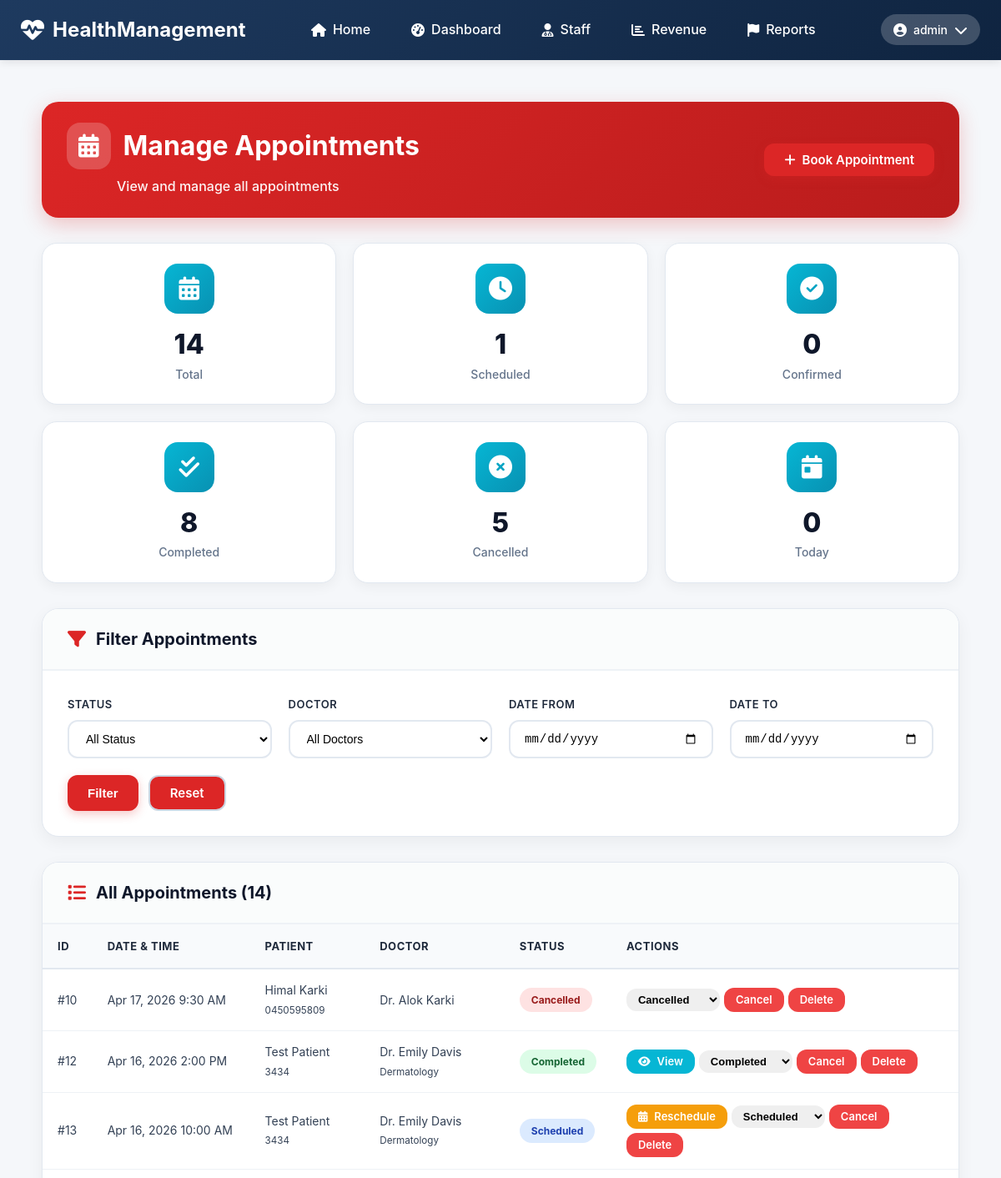
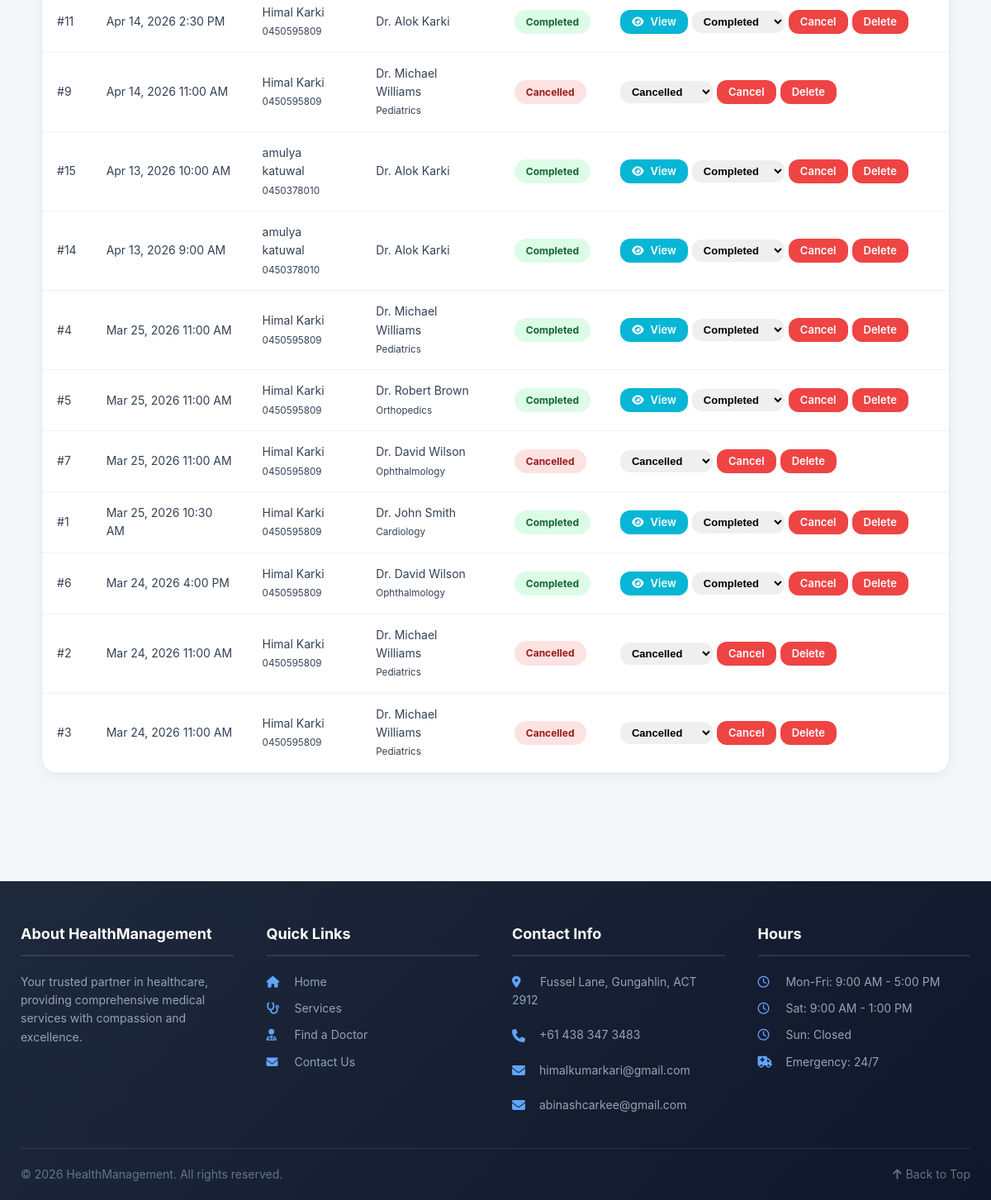
The app's page /admin/appointments.php (signed in) with its own data (2 pictures, top to bottom).
### tables this page shows
CREATE TABLE `appointments` (
  `appointmentId` int(11) NOT NULL,
  `patientId` int(11) NOT NULL,
  `doctorId` int(11) NOT NULL,
  `dateTime` datetime NOT NULL,
  `duration` int(11) DEFAULT 30 COMMENT 'Duration in minutes',
  `status` enum('scheduled','confirmed','in-progress','completed','cancelled','no-show') DEFAULT 'scheduled',
  `reason` text DEFAULT NULL,
  `notes` text DEFAULT NULL,
  `cancellationReason` text DEFAULT NULL,
  `createdAt` datetime DEFAULT current_timestamp(),
  `updatedAt` datetime DEFAULT current_timestamp() ON UPDATE current_timestamp(),
  `appointmentDate` date GENERATED ALWAYS AS (cast(`dateTime` as date)) STORED,
  `appointmentTime` time GENERATED ALWAYS AS (cast(`dateTime` as time)) STORED
);

CREATE TABLE `users` (
  `userId` int(11) NOT NULL,
  `username` varchar(50) NOT NULL,
  `passwordHash` varchar(255) NOT NULL,
  `email` varchar(100) NOT NULL,
  `firstName` varchar(50) NOT NULL,
  `lastName` varchar(50) NOT NULL,
  `phoneNumber` varchar(20) DEFAULT NULL,
  `role` enum('patient','staff','nurse','doctor','admin','accountant') DEFAULT 'patient',
  `isVerified` tinyint(1) DEFAULT 0,
  `verificationCode` varchar(64) DEFAULT NULL,
  `resetToken` varchar(64) DEFAULT NULL,
  `resetExpiry` datetime DEFAULT NULL,
  `dateCreated` datetime DEFAULT current_timestamp(),
  `lastLogin` datetime DEFAULT NULL
);

CREATE TABLE `doctors` (
  `doctorId` int(11) NOT NULL,
  `staffId` int(11) NOT NULL,
  `specialization` varchar(100) DEFAULT NULL,
  `consultationFee` decimal(10,2) DEFAULT NULL,
  `yearsOfExperience` int(11) DEFAULT NULL,
  `education` text DEFAULT NULL,
  `biography` text DEFAULT NULL,
  `isAvailable` tinyint(1) DEFAULT 1
);

### admin/appointments.php (the view, shortened to what this page needs)
<?php
require_once '../includes/config.php';
$extraCSS = '<link rel="stylesheet" href="../css/admin.css">';
include '../includes/header.php';
$dateFrom = $_GET['date_from'] ?? '';
$dateTo = $_GET['date_to'] ?? '';
$query = "
    SELECT a.*,
           CONCAT(pu.firstName, ' ', pu.lastName) as patientName,
           pu.email as patientEmail,
           pu.phoneNumber as patientPhone,
           CONCAT(du.firstName, ' ', du.lastName) as doctorName,
           d.specialization,
           p.patientId
    FROM appointments a
    JOIN patients p ON a.patientId = p.patientId
    JOIN users pu ON p.userId = pu.userId
    JOIN doctors d ON a.doctorId = d.doctorId
    JOIN staff s ON d.staffId = s.staffId
    JOIN users du ON s.userId = du.userId
    WHERE pu.role = 'patient'
";
$params = [];
$query .= " ORDER BY a.dateTime DESC";
$stmt = $pdo->prepare($query);
$stmt->execute($params);
$appointments = $stmt->fetchAll();
$totalAppointments = $pdo->query("
    SELECT COUNT(*) FROM appointments a
    JOIN patients p ON a.patientId = p.patientId
    JOIN users u ON p.userId = u.userId
    WHERE u.role = 'patient'
")->fetchColumn();
$scheduledAppointments = $pdo->query("
    SELECT COUNT(*) FROM appointments a
    JOIN patients p ON a.patientId = p.patientId
    JOIN users u ON p.userId = u.userId
    WHERE u.role = 'patient' AND a.status = 'scheduled'
")->fetchColumn();
$confirmedAppointments = $pdo->query("
    SELECT COUNT(*) FROM appointments a
    JOIN patients p ON a.patientId = p.patientId
    JOIN users u ON p.userId = u.userId
    WHERE u.role = 'patient' AND a.status = 'confirmed'
")->fetchColumn();
$completedAppointments = $pdo->query("
    SELECT COUNT(*) FROM appointments a
    JOIN patients p ON a.patientId = p.patientId
    JOIN users u ON p.userId = u.userId
    WHERE u.role = 'patient' AND a.status = 'completed'
")->fetchColumn();
$cancelledAppointments = $pdo->query("
    SELECT COUNT(*) FROM appointments a
    JOIN patients p ON a.patientId = p.patientId
    JOIN users u ON p.userId = u.userId
    WHERE u.role = 'patient' AND a.status = 'cancelled'
")->fetchColumn();
$todayAppointments = $pdo->query("
    SELECT COUNT(*) FROM appointments a
    JOIN patients p ON a.patientId = p.patientId
    JOIN users u ON p.userId = u.userId
    WHERE u.role = 'patient' AND DATE(a.dateTime) = CURDATE()
")->fetchColumn();
?>
<div class="admin-container">
    <div class="admin-page-header">
        <div class="header-title">
            <h1><i class="fas fa-calendar-alt"></i> Manage Appointments</h1>
            <p>View and manage all appointments</p>
        </div>
        <div class="header-actions">
            <a href="book-appointment.php" class="admin-btn admin-btn-primary">
                <i class="fas fa-plus"></i> Book Appointment
            </a>
        </div>
    </div>
    <div class="admin-stats-grid">
        <div class="admin-stat-card appointments">
            <div class="admin-stat-icon"><i class="fas fa-calendar-alt"></i></div>
            <div class="admin-stat-content">
                <h3><?php echo $totalAppointments; ?></h3>
                <p>Total</p>
            </div>
        </div>
        <div class="admin-stat-card appointments">
            <div class="admin-stat-icon"><i class="fas fa-clock"></i></div>
            <div class="admin-stat-content">
                <h3><?php echo $scheduledAppointments; ?></h3>
                <p>Scheduled</p>
            </div>
        </div>
        <div class="admin-stat-card appointments">
            <div class="admin-stat-icon"><i class="fas fa-check-circle"></i></div>
            <div class="admin-stat-content">
                <h3><?php echo $confirmedAppointments; ?></h3>
                <p>Confirmed</p>
            </div>
        </div>
        <div class="admin-stat-card appointments">
            <div class="admin-stat-icon"><i class="fas fa-check-double"></i></div>
            <div class="admin-stat-content">
                <h3><?php echo $completedAppointments; ?></h3>
                <p>Completed</p>
            </div>
        </div>
        <div class="admin-stat-card appointments">
            <div class="admin-stat-icon"><i class="fas fa-times-circle"></i></div>
            <div class="admin-stat-content">
                <h3><?php echo $cancelledAppointments; ?></h3>
                <p>Cancelled</p>
            </div>
        </div>
        <div class="admin-stat-card appointments">
            <div class="admin-stat-icon"><i class="fas fa-calendar-day"></i></div>
            <div class="admin-stat-content">
                <h3><?php echo $todayAppointments; ?></h3>
                <p>Today</p>
            </div>
        </div>
    </div>
    <div class="admin-card">
        <div class="admin-card-header">
            <h3><i class="fas fa-filter"></i> Filter Appointments</h3>
        </div>
        <div class="admin-card-body">
            <form method="GET" class="admin-filter-form">
                <div class="admin-filter-row">
                    <div class="admin-filter-group">
                        <label>Status</label>
                        <select name="status" class="admin-form-control">
                            <option value="">All Status</option>
                        </select>
                    </div>
                    <div class="admin-filter-group">
                        <label>Doctor</label>
                        <select name="doctor" class="admin-form-control">
                            <option value="">All Doctors</option>
                        </select>
                    </div>
                    <div class="admin-filter-group">
                        <label>Date From</label>
                        <input type="date" name="date_from" value="<?php echo $dateFrom; ?>" class="admin-form-control">
                    </div>
                    <div class="admin-filter-group">
                        <label>Date To</label>
                        <input type="date" name="date_to" value="<?php echo $dateTo; ?>" class="admin-form-control">
                    </div>
                    <div class="admin-filter-actions">
                        <button type="submit" class="admin-btn admin-btn-primary">Filter</button>
                        <a href="appointments.php" class="admin-btn admin-btn-outline">Reset</a>
                    </div>
                </div>
            </form>
        </div>
    </div>
    <div class="admin-card">
        <div class="admin-card-header">
            <h3><i class="fas fa-list"></i> All Appointments (<?php echo count($appointments); ?>)</h3>
        </div>
        <div class="admin-table-responsive">
            <?php if (empty($appointments)): ?>
                <div class="admin-empty-message">No appointments found.</div>
            <?php else: ?>
                <table class="admin-data-table">
                    <thead>
                        <tr>
                            <th>ID</th>
                            <th>Date & Time</th>
                            <th>Patient</th>
                            <th>Doctor</th>
                            <th>Status</th>
                            <th>Actions</th>
                        </tr>
                    </thead>
                    <tbody>
                        <?php foreach ($appointments as $a): ?>
                            <tr>
                                <td data-label="ID">#<?php echo $a['appointmentId']; ?></td>
                                <td data-label="Date & Time"><?php echo date('M j, Y g:i A', strtotime($a['dateTime'])); ?></td>
                                <td data-label="Patient">
                                    <?php echo htmlspecialchars($a['patientName']); ?><br>
                                    <small><?php echo htmlspecialchars($a['patientPhone']); ?></small>
                                </td>
                                <td data-label="Doctor">Dr. <?php echo htmlspecialchars($a['doctorName']); ?><br><small><?php echo htmlspecialchars($a['specialization']); ?></small></td>
                                <td data-label="Status">
                                    <span class="admin-status-badge admin-status-<?php echo $a['status']; ?>">
                                        <?php echo ucfirst($a['status']); ?>
                                    </span>
                                </td>
                                <td data-label="Actions">
                                    <div class="admin-action-buttons">
                                        <?php if ($a['status'] == 'completed'): ?>
                                            <a href="view-consultation.php?appointment_id=<?php echo $a['appointmentId']; ?>" class="admin-btn admin-btn-info admin-btn-sm">
                                                <i class="fas fa-eye"></i> View
                                            </a>
                                        <?php endif; ?>
                                        <?php if ($a['status'] == 'scheduled' || $a['status'] == 'confirmed'): ?>
                                            <a href="reschedule-appointment.php?id=<?php echo $a['appointmentId']; ?>" class="admin-btn admin-btn-warning admin-btn-sm">
                                                <i class="fas fa-calendar-alt"></i> Reschedule
                                            </a>
                                        <?php endif; ?>
                                        <form method="POST" style="display:inline;">
                                            <select name="status" onchange="if(confirm('Change status?')) this.form.submit()" class="admin-btn admin-btn-sm" style="padding: 5px 10px;">
                                                <option value="scheduled" <?php echo $a['status']=='scheduled'?'selected':''; ?>>Scheduled</option>
                                                <option value="completed" <?php echo $a['status']=='completed'?'selected':''; ?>>Completed</option>
                                                <option value="cancelled" <?php echo $a['status']=='cancelled'?'selected':''; ?>>Cancelled</option>
                                            </select>
                                        </form>
                                        <a href="?cancel=<?php echo $a['appointmentId']; ?>" class="admin-btn admin-btn-danger admin-btn-sm" onclick="return confirm('Cancel this appointment?')">Cancel</a>
                                        <a href="?delete=<?php echo $a['appointmentId']; ?>" class="admin-btn admin-btn-danger admin-btn-sm" onclick="return confirm('Delete permanently?')">Delete</a>
                                    </div>
                                </td>
                            </tr>
                        <?php endforeach; ?>
                    </tbody>
                </table>
            <?php endif; ?>
        </div>
    </div>
</div>
<?php include '../includes/footer.php'; ?>

### css/style.css (style rules this page uses)
* { margin: 0; padding: 0; box-sizing: border-box; }
body { font-family: -apple-system, BlinkMacSystemFont, 'Segoe UI', Roboto, 'Helvetica Neue', Arial, sans-serif; line-height: 1.6; color: #333; background-color: #f5f7fa; }
.page-header h1 , .dashboard-header h1, .page-title, h1 { font-weight: 700 !important; text-shadow: none !important; }

### admin/appointments.php (style rules this page uses)
.admin-action-buttons { display: flex; gap: 5px; flex-wrap: wrap; align-items: center; }
.admin-btn-warning { background: #f59e0b; color: white; }

### records on screen
appointments: appointmentId "10", dateTime "Apr 17, 2026 9:30 AM", patientName "Himal Karki", users.phoneNumber "0450595809", doctorName "Alok Karki", status "Cancelled"
appointments: appointmentId "12", dateTime "Apr 16, 2026 2:00 PM", patientName "Test Patient", users.phoneNumber "3434", doctorName "Emily Davis", doctorId.specialization "Dermatology", status "Completed"
appointments: appointmentId "13", dateTime "Apr 16, 2026 10:00 AM", patientName "Test Patient", users.phoneNumber "3434", doctorName "Emily Davis", doctorId.specialization "Dermatology", status "Scheduled"
appointments: appointmentId "11", dateTime "Apr 14, 2026 2:30 PM", patientName "Himal Karki", users.phoneNumber "0450595809", doctorName "Alok Karki", status "Completed"
appointments: appointmentId "9", dateTime "Apr 14, 2026 11:00 AM", patientName "Himal Karki", users.phoneNumber "0450595809", doctorName "Michael Williams", doctorId.specialization "Pediatrics", status "Cancelled"
appointments: appointmentId "15", dateTime "Apr 13, 2026 10:00 AM", patientName "amulya katuwal", users.phoneNumber "0450378010", doctorName "Alok Karki", status "Completed"
appointments: appointmentId "14", dateTime "Apr 13, 2026 9:00 AM", patientName "amulya katuwal", users.phoneNumber "0450378010", doctorName "Alok Karki", status "Completed"
appointments: appointmentId "4", dateTime "Mar 25, 2026 11:00 AM", patientName "Himal Karki", users.phoneNumber "0450595809", doctorName "Michael Williams", doctorId.specialization "Pediatrics", status "Completed"
appointments: appointmentId "5", dateTime "Mar 25, 2026 11:00 AM", patientName "Himal Karki", users.phoneNumber "0450595809", doctorName "Robert Brown", doctorId.specialization "Orthopedics", status "Completed"
appointments: appointmentId "7", dateTime "Mar 25, 2026 11:00 AM", patientName "Himal Karki", users.phoneNumber "0450595809", doctorName "David Wilson", doctorId.specialization "Ophthalmology", status "Cancelled"
appointments: appointmentId "1", dateTime "Mar 25, 2026 10:30 AM", patientName "Himal Karki", users.phoneNumber "0450595809", doctorName "John Smith", doctorId.specialization "Cardiology", status "Completed"
appointments: appointmentId "6", dateTime "Mar 24, 2026 4:00 PM", patientName "Himal Karki", users.phoneNumber "0450595809", doctorName "David Wilson", doctorId.specialization "Ophthalmology", status "Completed"
appointments: appointmentId "2", dateTime "Mar 24, 2026 11:00 AM", patientName "Himal Karki", users.phoneNumber "0450595809", doctorName "Michael Williams", doctorId.specialization "Pediatrics", status "Cancelled"
appointments: appointmentId "3", dateTime "Mar 24, 2026 11:00 AM", patientName "Himal Karki", users.phoneNumber "0450595809", doctorName "Michael Williams", doctorId.specialization "Pediatrics", status "Cancelled"

### other values on screen
$_SESSION['username'] "admin"
$totalAppointments "14"
$scheduledAppointments "1"
$confirmedAppointments "0"
$completedAppointments "8"
$cancelledAppointments "5"
$todayAppointments "0"
count($appointments) "14"
